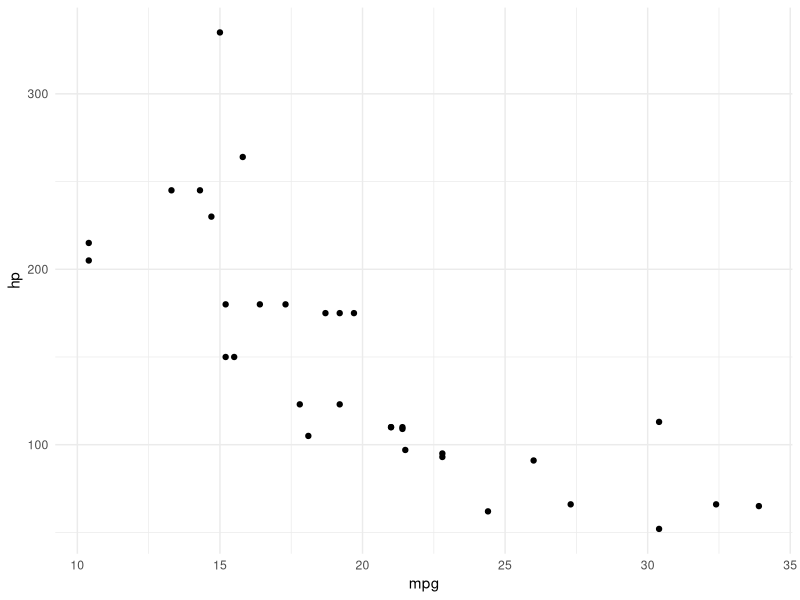
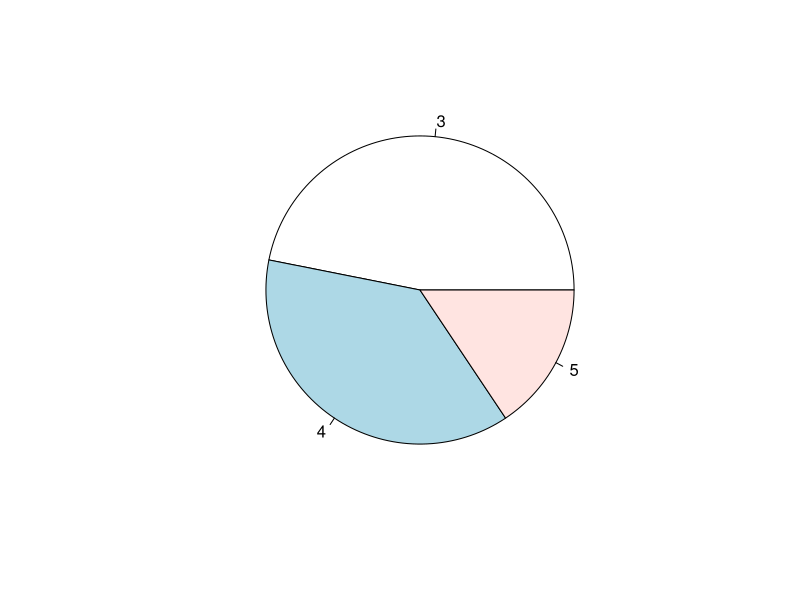

Here is the R script that generated these plots, in order:
## ---- chunk 1
knitr::opts_chunk$set(echo = FALSE)
## ---- chunk 2
library(tidyverse)
library(ggplot2)
## ---- chunk 3
str(mtcars)
## ---- chunk 4
ggplot(mtcars, mapping = aes(x=mpg,y=hp))+
  geom_point()+
  theme_minimal()
## ---- chunk 5
pie(table(mtcars$gear))
